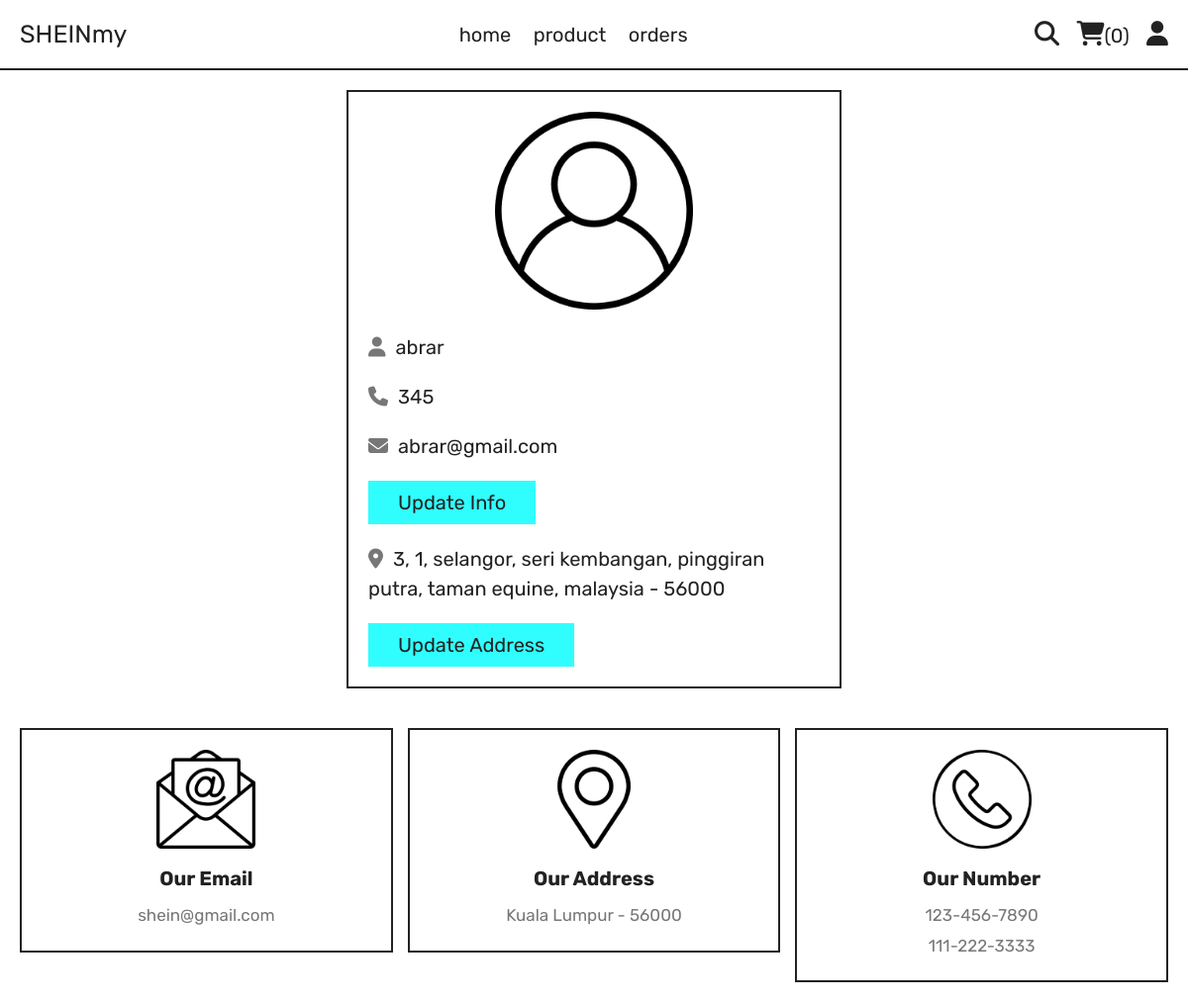
The app's page /profile.php (signed in) with its own data.
### tables this page shows
CREATE TABLE `users` (
  `id` int(100) NOT NULL,
  `name` varchar(20) NOT NULL,
  `email` varchar(50) NOT NULL,
  `number` varchar(10) NOT NULL,
  `password` varchar(50) NOT NULL,
  `address` varchar(500) NOT NULL
);

### profile.php (the view, shortened to what this page needs)
<?php
include 'components/connect.php';
?>
<!DOCTYPE html>
<html lang="en">
<head>
   <link rel="stylesheet" href="https://cdnjs.cloudflare.com/ajax/libs/font-awesome/6.1.1/css/all.min.css">
   <link rel="stylesheet" href="css/style.css">
</head>
<body>
<?php include 'components/user_header.php'; ?>
<section class="user-details">
   <div class="user">
      <img src="images/user-icon.png" alt="">
      <p><i class="fas fa-user"></i><span><span><?= $fetch_profile['name']; ?></span></span></p>
      <p><i class="fas fa-phone"></i><span><?= $fetch_profile['number']; ?></span></p>
      <p><i class="fas fa-envelope"></i><span><?= $fetch_profile['email']; ?></span></p>
      <a href="update_profile.php" class="btn">update info</a>
      <p class="address"><i class="fas fa-map-marker-alt"></i><span><?php if($fetch_profile['address'] == ''){echo 'please enter your address';}else{echo $fetch_profile['address'];} ?></span></p>
      <a href="update_address.php" class="btn">update address</a>
   </div>
</section>
<?php include 'components/footer.php'; ?>
</body>
</html>

### css/style.css (style rules this page uses)
:root { --yellow:#30fefe; --red:#e74c3c; --white:#fff; --black:#222; --light-color:#777; --border:.2rem solid var(--black); }
* { font-family: 'Rubik', sans-serif; margin:0; padding:0; box-sizing: border-box; outline: none; border: none; text-decoration: none; }
html { font-size: 62.5%; overflow-x: hidden; scroll-behavior: smooth; stop-opacity: 7rem; }
section { margin:0 auto; max-width: 1200px; padding:2rem; }
.btn, .delete-btn { margin-top: 1rem; display: inline-block; font-size: 2rem; padding:1rem 3rem; cursor: pointer; text-transform: capitalize; transition: .2s linear; }
.btn { background-color: var(--yellow); color:var(--black); }
.user-details .user { max-width: 50rem; margin:0 auto; border:var(--border); padding:2rem; }
.user-details .user img { width: 100%; height: 20rem; object-fit: contain; margin-bottom: 1rem; }
.user-details .user p { padding:1rem 0; line-height: 1.5; font-size: 2rem; }
.user-details .user p span { color:var(--black); }
.user-details .user p i { margin-right: 1rem; color:var(--light-color); }
.user-details .user .address { margin-top: 1rem; }

### records on screen
users: name "abrar", number "345", email "abrar@gmail.com", address "3, 1, selangor, seri kembangan, pinggiran putra, taman equine, malaysia - 56000"

### other values on screen
$total_cart_items "0"
